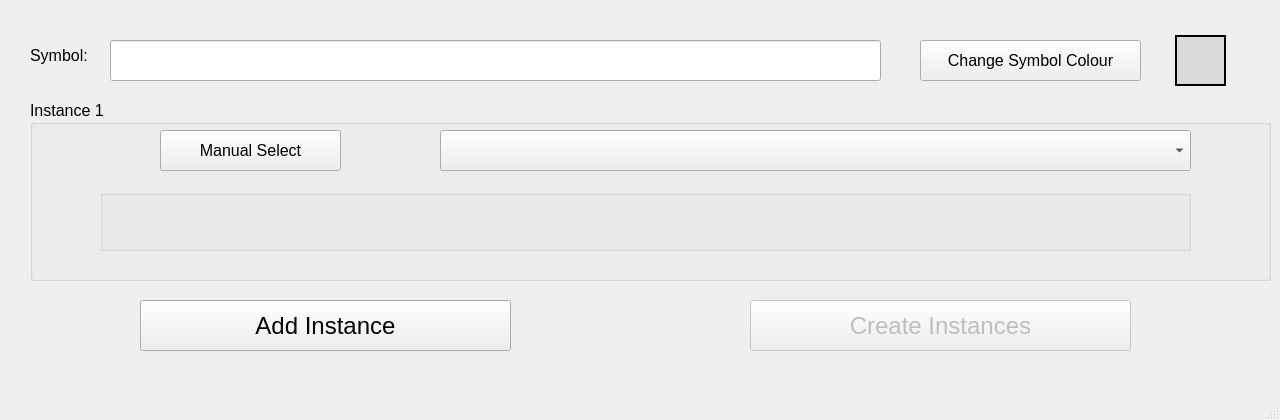
<?xml version="1.0" encoding="UTF-8"?>
<ui version="4.0">
 <class>createWindow</class>
 <widget class="QMainWindow" name="createWindow">
  <property name="geometry">
   <rect>
    <x>0</x>
    <y>0</y>
    <width>1280</width>
    <height>420</height>
   </rect>
  </property>
  <property name="windowTitle">
   <string>Windows Manager - Create</string>
  </property>
  <widget class="QWidget" name="centralwidget">
   <widget class="QGroupBox" name="createBox">
    <property name="geometry">
     <rect>
      <x>30</x>
      <y>100</y>
      <width>1241</width>
      <height>181</height>
     </rect>
    </property>
    <property name="font">
     <font>
      <pointsize>12</pointsize>
     </font>
    </property>
    <property name="title">
     <string>Instance 1</string>
    </property>
    <widget class="QGroupBox" name="listBox">
     <property name="geometry">
      <rect>
       <x>70</x>
       <y>90</y>
       <width>1091</width>
       <height>61</height>
      </rect>
     </property>
     <property name="title">
      <string/>
     </property>
    </widget>
    <widget class="QComboBox" name="selectBox">
     <property name="geometry">
      <rect>
       <x>410</x>
       <y>30</y>
       <width>751</width>
       <height>41</height>
      </rect>
     </property>
    </widget>
    <widget class="QPushButton" name="manSelect">
     <property name="geometry">
      <rect>
       <x>130</x>
       <y>30</y>
       <width>181</width>
       <height>41</height>
      </rect>
     </property>
     <property name="text">
      <string>Manual Select</string>
     </property>
    </widget>
   </widget>
   <widget class="QPushButton" name="createInsBtn">
    <property name="enabled">
     <bool>false</bool>
    </property>
    <property name="geometry">
     <rect>
      <x>750</x>
      <y>300</y>
      <width>381</width>
      <height>51</height>
     </rect>
    </property>
    <property name="font">
     <font>
      <pointsize>18</pointsize>
     </font>
    </property>
    <property name="text">
     <string>Create Instances</string>
    </property>
   </widget>
   <widget class="QPushButton" name="addBtn">
    <property name="enabled">
     <bool>true</bool>
    </property>
    <property name="geometry">
     <rect>
      <x>140</x>
      <y>300</y>
      <width>371</width>
      <height>51</height>
     </rect>
    </property>
    <property name="font">
     <font>
      <pointsize>18</pointsize>
     </font>
    </property>
    <property name="text">
     <string>Add Instance</string>
    </property>
   </widget>
   <widget class="QPushButton" name="colorButton">
    <property name="geometry">
     <rect>
      <x>920</x>
      <y>40</y>
      <width>221</width>
      <height>41</height>
     </rect>
    </property>
    <property name="font">
     <font>
      <pointsize>12</pointsize>
     </font>
    </property>
    <property name="text">
     <string>Change Symbol Colour</string>
    </property>
   </widget>
   <widget class="QLabel" name="colorLabel">
    <property name="geometry">
     <rect>
      <x>1170</x>
      <y>30</y>
      <width>61</width>
      <height>61</height>
     </rect>
    </property>
    <property name="styleSheet">
     <string notr="true">background-color:rgb(218, 218, 218);
margin:5px;
border:2px solid rgb(0, 0, 0)
</string>
    </property>
    <property name="text">
     <string/>
    </property>
   </widget>
   <widget class="QLabel" name="label">
    <property name="geometry">
     <rect>
      <x>30</x>
      <y>40</y>
      <width>71</width>
      <height>31</height>
     </rect>
    </property>
    <property name="font">
     <font>
      <pointsize>12</pointsize>
     </font>
    </property>
    <property name="text">
     <string>Symbol:</string>
    </property>
   </widget>
   <widget class="QLineEdit" name="symbolEdit">
    <property name="geometry">
     <rect>
      <x>110</x>
      <y>40</y>
      <width>771</width>
      <height>41</height>
     </rect>
    </property>
    <property name="font">
     <font>
      <pointsize>12</pointsize>
     </font>
    </property>
   </widget>
  </widget>
  <widget class="QStatusBar" name="statusbar"/>
  <action name="createAction">
   <property name="text">
    <string>Create New Instance</string>
   </property>
  </action>
  <action name="openAction">
   <property name="text">
    <string>Open Existing Instances</string>
   </property>
  </action>
  <action name="quitAction">
   <property name="text">
    <string>Quit</string>
   </property>
  </action>
  <action name="configAction">
   <property name="text">
    <string>Config Menu</string>
   </property>
  </action>
  <action name="locationAction">
   <property name="text">
    <string>Saved .exe Locations</string>
   </property>
  </action>
  <action name="autoplayAction">
   <property name="text">
    <string>Autoplay Speed</string>
   </property>
  </action>
 </widget>
 <resources/>
 <connections/>
</ui>
